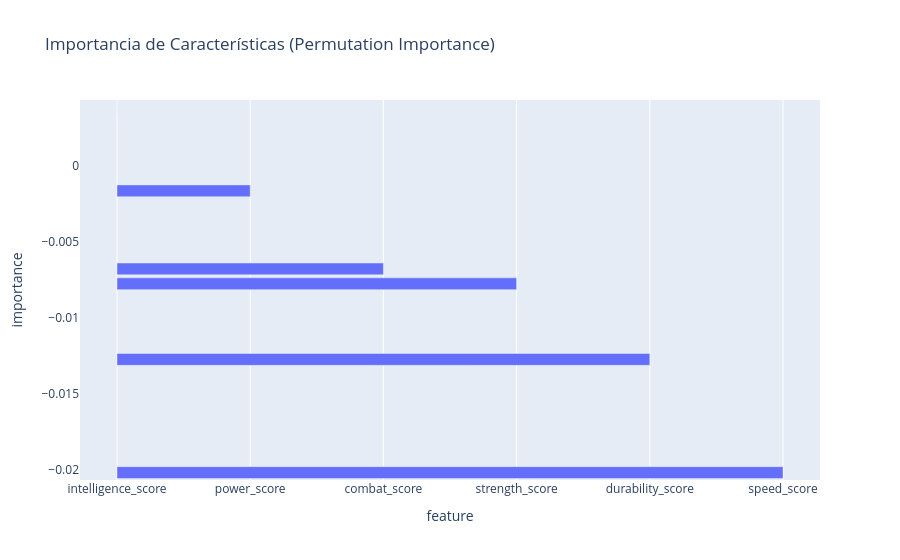

The notebook cell this image was saved under:
### Markdown cell above
---

### 4.1.2 Implementación [0.2 Puntos]

**To-do:**
- [ ] Calcular `permutation_importance` con `n_repeats=30` y `scoring="f1_macro"`.
- [ ] Graficar un boxplot horizontal con plotly (`px.bar` con `orientation='h'`) con la importancia y varianza de cada feature.

### Code cell
#### Código aquí ####
permutation_importance_lgbm = permutation_importance(
    lgbm_interp, X_test_num, y_test, n_repeats=30, scoring="f1_macro", random_state=RANDOM_STATE
)

feature_importances = pd.DataFrame(
    {"feature": NUMERICAL_FEATURES, "importance": permutation_importance_lgbm["importances_mean"]}
).sort_values(by="importance", ascending=False)

plt.figure(figsize=(10, 6))
px.bar(
    feature_importances,
    x="feature",
    y="importance",
    orientation="h",
    title="Importancia de Características (Permutation Importance)",
).show()

### Figure 1 — Plotly figure (JSON) as saved in the notebook; plotly's stock layout.template omitted (floating-point values rounded to 4 significant figures)
{"data": [{"hovertemplate": "feature=%{x}<br>importance=%{y}<extra></extra>", "legendgroup": "", "marker": {"color": "#636efa", "pattern": {"shape": ""}}, "name": "", "orientation": "h", "showlegend": false, "textposition": "auto", "type": "bar", "x": ["intelligence_score", "power_score", "combat_score", "strength_score", "durability_score", "speed_score"], "xaxis": "x", "y": [0.003878, -0.00162, -0.00677, -0.007746, -0.01274, -0.0202], "yaxis": "y"}], "layout": {"barmode": "relative", "legend": {"tracegroupgap": 0}, "title": {"text": "Importancia de Características (Permutation Importance)"}, "xaxis": {"anchor": "y", "domain": [0, 1], "title": {"text": "feature"}}, "yaxis": {"anchor": "x", "domain": [0, 1], "title": {"text": "importance"}}}}
